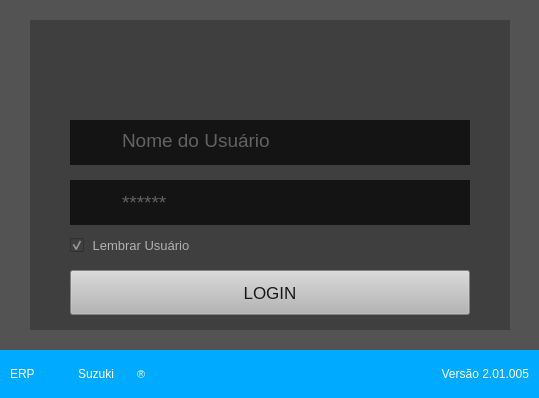
<?xml version="1.0" encoding="UTF-8"?>
<ui version="4.0">
 <class>MainWindow</class>
 <widget class="QMainWindow" name="MainWindow">
  <property name="enabled">
   <bool>true</bool>
  </property>
  <property name="geometry">
   <rect>
    <x>0</x>
    <y>0</y>
    <width>539</width>
    <height>398</height>
   </rect>
  </property>
  <property name="sizePolicy">
   <sizepolicy hsizetype="Fixed" vsizetype="Fixed">
    <horstretch>0</horstretch>
    <verstretch>0</verstretch>
   </sizepolicy>
  </property>
  <property name="minimumSize">
   <size>
    <width>539</width>
    <height>0</height>
   </size>
  </property>
  <property name="maximumSize">
   <size>
    <width>539</width>
    <height>512</height>
   </size>
  </property>
  <property name="acceptDrops">
   <bool>false</bool>
  </property>
  <property name="windowTitle">
   <string>Tela de Login</string>
  </property>
  <property name="styleSheet">
   <string notr="true">background-color: #535353;</string>
  </property>
  <widget class="QWidget" name="centralwidget">
   <layout class="QVBoxLayout" name="verticalLayout">
    <property name="spacing">
     <number>0</number>
    </property>
    <property name="leftMargin">
     <number>0</number>
    </property>
    <property name="topMargin">
     <number>0</number>
    </property>
    <property name="rightMargin">
     <number>0</number>
    </property>
    <property name="bottomMargin">
     <number>0</number>
    </property>
    <item>
     <widget class="QWidget" name="widget" native="true">
      <layout class="QVBoxLayout" name="verticalLayout_2">
       <property name="leftMargin">
        <number>30</number>
       </property>
       <property name="topMargin">
        <number>20</number>
       </property>
       <property name="rightMargin">
        <number>30</number>
       </property>
       <property name="bottomMargin">
        <number>20</number>
       </property>
       <item>
        <widget class="QWidget" name="widget_4" native="true">
         <property name="minimumSize">
          <size>
           <width>480</width>
           <height>310</height>
          </size>
         </property>
         <property name="maximumSize">
          <size>
           <width>480</width>
           <height>310</height>
          </size>
         </property>
         <property name="styleSheet">
          <string notr="true">background-color: #3F3F3F</string>
         </property>
         <widget class="QWidget" name="widget_2" native="true">
          <property name="geometry">
           <rect>
            <x>40</x>
            <y>100</y>
            <width>400</width>
            <height>45</height>
           </rect>
          </property>
          <property name="styleSheet">
           <string notr="true">background-color: rgb(20, 20, 20)</string>
          </property>
          <widget class="QLineEdit" name="line_Usuario">
           <property name="geometry">
            <rect>
             <x>50</x>
             <y>0</y>
             <width>351</width>
             <height>41</height>
            </rect>
           </property>
           <property name="font">
            <font>
             <family>Arial</family>
             <pointsize>14</pointsize>
             <weight>9</weight>
             <italic>false</italic>
             <bold>false</bold>
            </font>
           </property>
           <property name="acceptDrops">
            <bool>true</bool>
           </property>
           <property name="toolTip">
            <string/>
           </property>
           <property name="statusTip">
            <string/>
           </property>
           <property name="whatsThis">
            <string>&lt;html&gt;&lt;head/&gt;&lt;body&gt;&lt;p&gt;&lt;br/&gt;&lt;/p&gt;&lt;/body&gt;&lt;/html&gt;</string>
           </property>
           <property name="styleSheet">
            <string notr="true">background-color: rgb(20, 20, 20);
font: 75 14pt &quot;Arial&quot;;
border: rgb(77, 77, 77);
color: rgb(176, 176, 176);

</string>
           </property>
           <property name="inputMethodHints">
            <set>Qt::ImhNone</set>
           </property>
           <property name="inputMask">
            <string/>
           </property>
           <property name="text">
            <string/>
           </property>
           <property name="cursorPosition">
            <number>0</number>
           </property>
           <property name="placeholderText">
            <string>Nome do Usuário</string>
           </property>
           <property name="cursorMoveStyle">
            <enum>Qt::VisualMoveStyle</enum>
           </property>
           <property name="clearButtonEnabled">
            <bool>true</bool>
           </property>
          </widget>
          <widget class="QLabel" name="label_3">
           <property name="geometry">
            <rect>
             <x>12</x>
             <y>8</y>
             <width>20</width>
             <height>25</height>
            </rect>
           </property>
           <property name="text">
            <string/>
           </property>
           <property name="pixmap">
            <pixmap>../Documents/Programas/Imagens para Layout/login.png</pixmap>
           </property>
           <property name="scaledContents">
            <bool>true</bool>
           </property>
          </widget>
         </widget>
         <widget class="QWidget" name="widget_5" native="true">
          <property name="geometry">
           <rect>
            <x>40</x>
            <y>160</y>
            <width>400</width>
            <height>45</height>
           </rect>
          </property>
          <property name="styleSheet">
           <string notr="true">background-color: rgb(20, 20, 20);</string>
          </property>
          <widget class="QLineEdit" name="line_Senha">
           <property name="geometry">
            <rect>
             <x>50</x>
             <y>0</y>
             <width>351</width>
             <height>45</height>
            </rect>
           </property>
           <property name="font">
            <font>
             <family>Arial</family>
             <pointsize>14</pointsize>
             <weight>9</weight>
             <italic>false</italic>
             <bold>false</bold>
            </font>
           </property>
           <property name="acceptDrops">
            <bool>true</bool>
           </property>
           <property name="toolTip">
            <string/>
           </property>
           <property name="statusTip">
            <string/>
           </property>
           <property name="whatsThis">
            <string>&lt;html&gt;&lt;head/&gt;&lt;body&gt;&lt;p&gt;&lt;br/&gt;&lt;/p&gt;&lt;/body&gt;&lt;/html&gt;</string>
           </property>
           <property name="layoutDirection">
            <enum>Qt::LeftToRight</enum>
           </property>
           <property name="styleSheet">
            <string notr="true">background-color: rgb(20, 20, 20);
color: rgb(176, 176, 176);
font: 75 14pt &quot;Arial&quot;;
border: rgb(77, 77, 77);

</string>
           </property>
           <property name="inputMethodHints">
            <set>Qt::ImhHiddenText|Qt::ImhNoAutoUppercase|Qt::ImhNoPredictiveText|Qt::ImhSensitiveData</set>
           </property>
           <property name="inputMask">
            <string/>
           </property>
           <property name="text">
            <string/>
           </property>
           <property name="echoMode">
            <enum>QLineEdit::Password</enum>
           </property>
           <property name="alignment">
            <set>Qt::AlignLeading|Qt::AlignLeft|Qt::AlignVCenter</set>
           </property>
           <property name="dragEnabled">
            <bool>false</bool>
           </property>
           <property name="placeholderText">
            <string notr="true">******</string>
           </property>
           <property name="clearButtonEnabled">
            <bool>true</bool>
           </property>
          </widget>
          <widget class="QLabel" name="label_4">
           <property name="geometry">
            <rect>
             <x>12</x>
             <y>8</y>
             <width>20</width>
             <height>25</height>
            </rect>
           </property>
           <property name="text">
            <string/>
           </property>
           <property name="pixmap">
            <pixmap>../Documents/Programas/Imagens para Layout/cadeado.png</pixmap>
           </property>
           <property name="scaledContents">
            <bool>true</bool>
           </property>
          </widget>
         </widget>
         <widget class="QPushButton" name="btn_Login">
          <property name="geometry">
           <rect>
            <x>40</x>
            <y>250</y>
            <width>400</width>
            <height>45</height>
           </rect>
          </property>
          <property name="font">
           <font>
            <family>Arial</family>
            <pointsize>13</pointsize>
            <weight>9</weight>
            <italic>false</italic>
            <bold>false</bold>
           </font>
          </property>
          <property name="cursor">
           <cursorShape>PointingHandCursor</cursorShape>
          </property>
          <property name="mouseTracking">
           <bool>false</bool>
          </property>
          <property name="styleSheet">
           <string notr="true">background-color: rgb(181, 181, 181);
color:rgb(25, 25, 25);
font: 75 13pt &quot;Arial&quot;;

</string>
          </property>
          <property name="inputMethodHints">
           <set>Qt::ImhNone</set>
          </property>
          <property name="text">
           <string>LOGIN</string>
          </property>
          <property name="autoDefault">
           <bool>false</bool>
          </property>
          <property name="default">
           <bool>false</bool>
          </property>
         </widget>
         <widget class="QCheckBox" name="check_Lembrar">
          <property name="geometry">
           <rect>
            <x>40</x>
            <y>210</y>
            <width>121</width>
            <height>31</height>
           </rect>
          </property>
          <property name="font">
           <font>
            <family>Arial</family>
            <pointsize>10</pointsize>
            <weight>9</weight>
            <italic>false</italic>
            <bold>false</bold>
           </font>
          </property>
          <property name="styleSheet">
           <string notr="true">color: rgb(176, 176, 176);
font: 75 10pt &quot;Arial&quot;;</string>
          </property>
          <property name="text">
           <string> Lembrar Usuário</string>
          </property>
          <property name="checked">
           <bool>true</bool>
          </property>
          <property name="tristate">
           <bool>false</bool>
          </property>
         </widget>
         <widget class="QLabel" name="label_12">
          <property name="geometry">
           <rect>
            <x>120</x>
            <y>10</y>
            <width>231</width>
            <height>71</height>
           </rect>
          </property>
          <property name="text">
           <string/>
          </property>
          <property name="pixmap">
           <pixmap>../arquivos/Logo_sem_fundo.png</pixmap>
          </property>
          <property name="scaledContents">
           <bool>true</bool>
          </property>
         </widget>
        </widget>
       </item>
      </layout>
     </widget>
    </item>
    <item>
     <widget class="QWidget" name="widget_3" native="true">
      <property name="minimumSize">
       <size>
        <width>0</width>
        <height>48</height>
       </size>
      </property>
      <property name="maximumSize">
       <size>
        <width>16777215</width>
        <height>48</height>
       </size>
      </property>
      <property name="sizeIncrement">
       <size>
        <width>0</width>
        <height>0</height>
       </size>
      </property>
      <property name="styleSheet">
       <string notr="true">background-color: rgb(0, 170, 255);</string>
      </property>
      <layout class="QHBoxLayout" name="horizontalLayout">
       <property name="spacing">
        <number>0</number>
       </property>
       <property name="leftMargin">
        <number>10</number>
       </property>
       <property name="topMargin">
        <number>0</number>
       </property>
       <property name="rightMargin">
        <number>10</number>
       </property>
       <property name="bottomMargin">
        <number>0</number>
       </property>
       <item>
        <widget class="QLabel" name="label_5">
         <property name="minimumSize">
          <size>
           <width>45</width>
           <height>0</height>
          </size>
         </property>
         <property name="maximumSize">
          <size>
           <width>45</width>
           <height>16777215</height>
          </size>
         </property>
         <property name="sizeIncrement">
          <size>
           <width>0</width>
           <height>0</height>
          </size>
         </property>
         <property name="styleSheet">
          <string notr="true">color: rgb(255, 255, 255);
font: 75 16pt &quot;Arial&quot;;</string>
         </property>
         <property name="text">
          <string>ERP</string>
         </property>
        </widget>
       </item>
       <item>
        <widget class="QLabel" name="label_6">
         <property name="minimumSize">
          <size>
           <width>82</width>
           <height>0</height>
          </size>
         </property>
         <property name="maximumSize">
          <size>
           <width>82</width>
           <height>16777215</height>
          </size>
         </property>
         <property name="styleSheet">
          <string notr="true">color: rgb(255, 255, 255);
font: 87 16pt &quot;Arial Black&quot;;</string>
         </property>
         <property name="text">
          <string>Suzuki</string>
         </property>
         <property name="alignment">
          <set>Qt::AlignCenter</set>
         </property>
        </widget>
       </item>
       <item>
        <widget class="QLabel" name="label_7">
         <property name="minimumSize">
          <size>
           <width>10</width>
           <height>0</height>
          </size>
         </property>
         <property name="maximumSize">
          <size>
           <width>10</width>
           <height>16777215</height>
          </size>
         </property>
         <property name="font">
          <font>
           <family>Arial</family>
           <pointsize>8</pointsize>
           <weight>9</weight>
           <italic>false</italic>
           <bold>false</bold>
          </font>
         </property>
         <property name="styleSheet">
          <string notr="true">color: rgb(255, 255, 255);
font: 75 8pt &quot;Arial&quot;;</string>
         </property>
         <property name="text">
          <string>®</string>
         </property>
        </widget>
       </item>
       <item>
        <widget class="QLabel" name="label">
         <property name="text">
          <string/>
         </property>
        </widget>
       </item>
       <item>
        <widget class="QLabel" name="label_Versao">
         <property name="minimumSize">
          <size>
           <width>130</width>
           <height>0</height>
          </size>
         </property>
         <property name="maximumSize">
          <size>
           <width>130</width>
           <height>16777215</height>
          </size>
         </property>
         <property name="styleSheet">
          <string notr="true">color: rgb(255, 255, 255);
font: 75 12pt &quot;Arial&quot;;</string>
         </property>
         <property name="text">
          <string>Versão 2.01.005</string>
         </property>
         <property name="alignment">
          <set>Qt::AlignRight|Qt::AlignTrailing|Qt::AlignVCenter</set>
         </property>
        </widget>
       </item>
      </layout>
     </widget>
    </item>
   </layout>
  </widget>
 </widget>
 <resources/>
 <connections/>
</ui>
